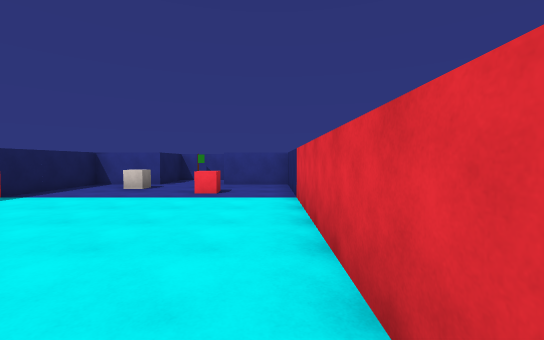
[1] (above)

18 first-person views from a walk through a Unity game level. The camera is 1.5 m above the floor, tilts 2° down and sees 90° across. The floor is counted in squares, 2 m on a side. Each view is taken from the middle of a square. On the plan, view 1 faces up. The plan holds only what a view shows up to about 10 squares ahead; the rest is blank. The player character is not drawn. Surface patterns are stand-ins for the level's own textures.

[2]
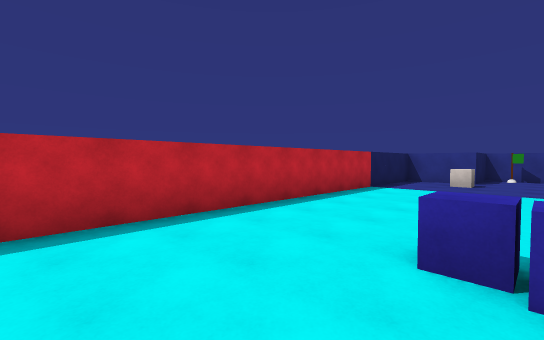

[3]
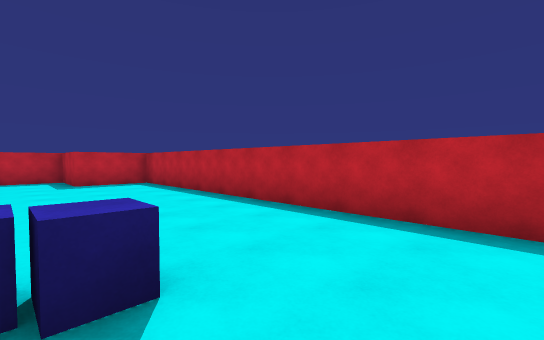

[4]
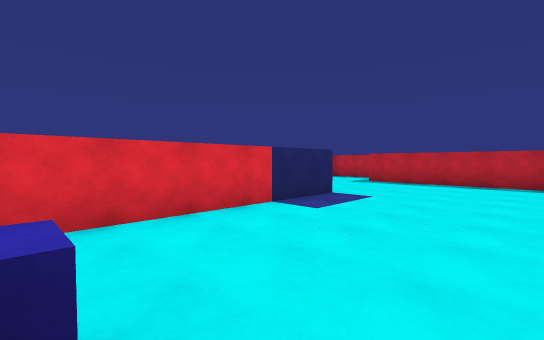

[5]
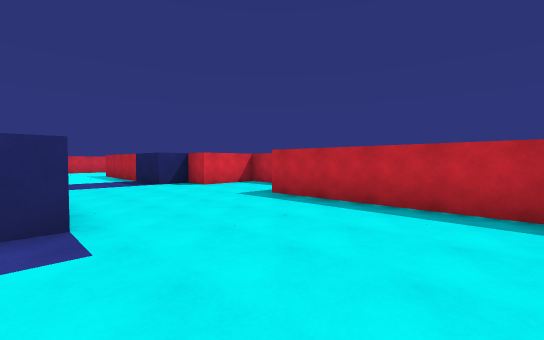

[6]
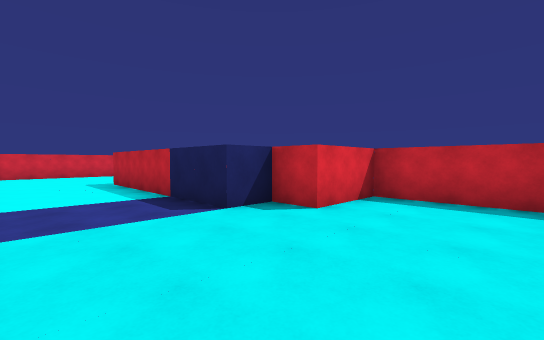

[7]
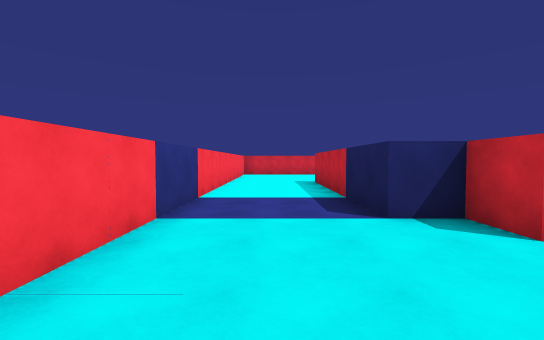

[8]
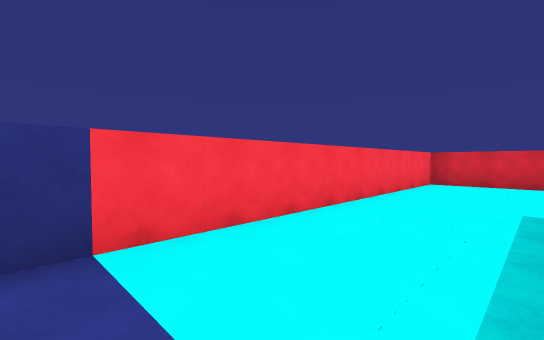

[9]
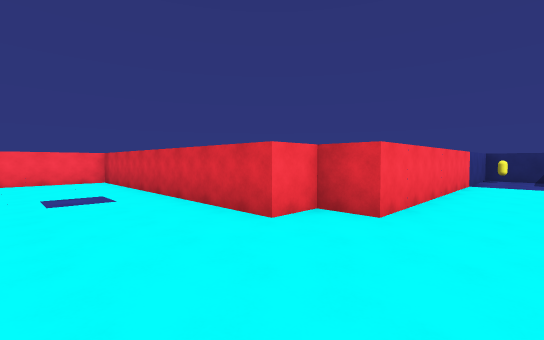

[10]
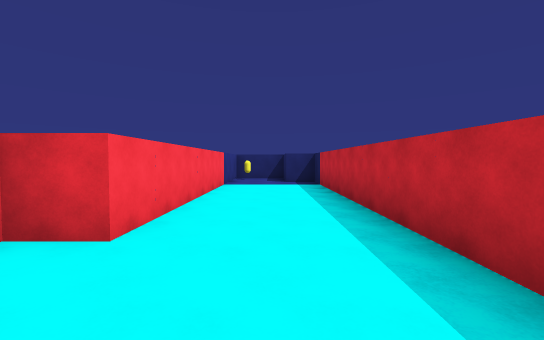

[11]
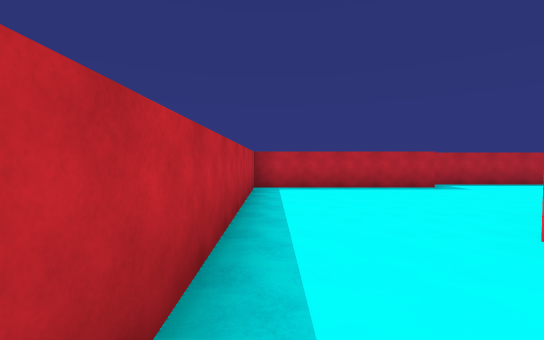

[12]
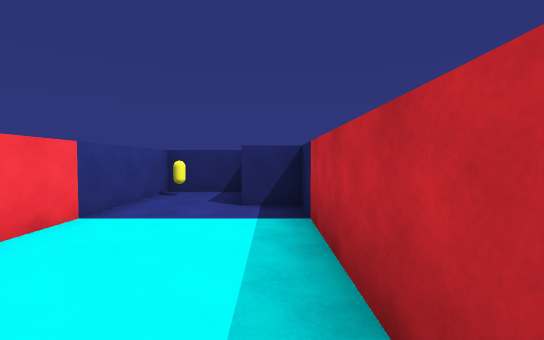

[13]
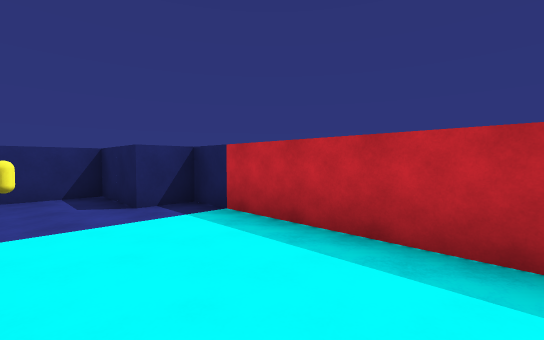

[14]
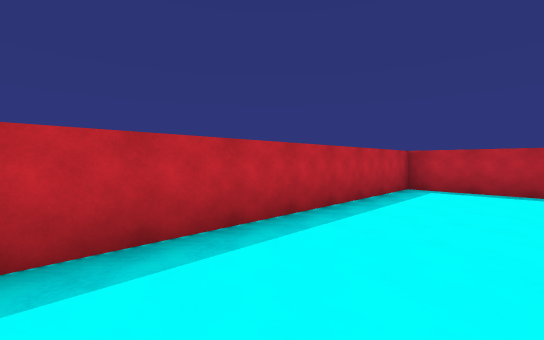

[15]
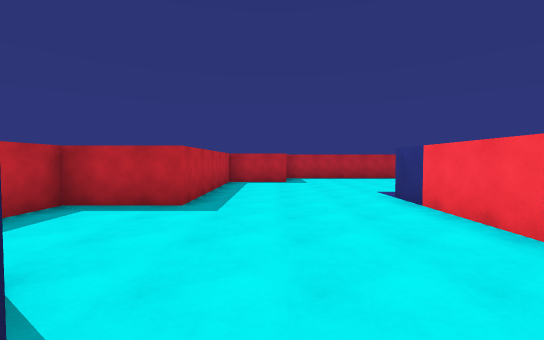

[16]
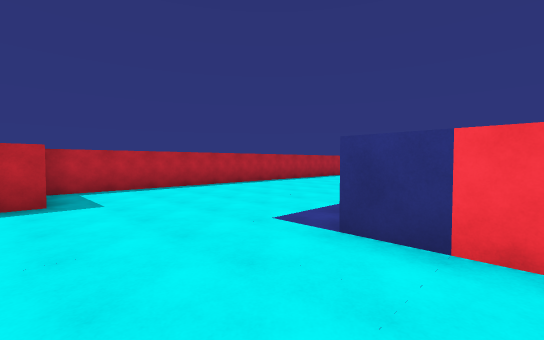

[17]
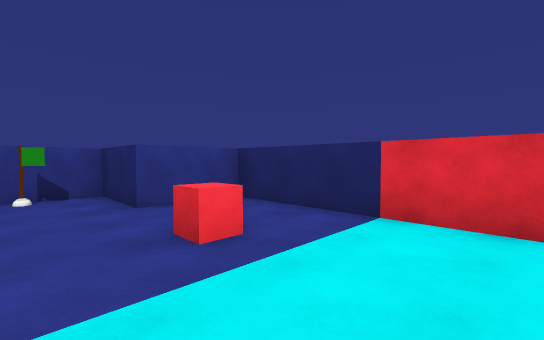

[18]
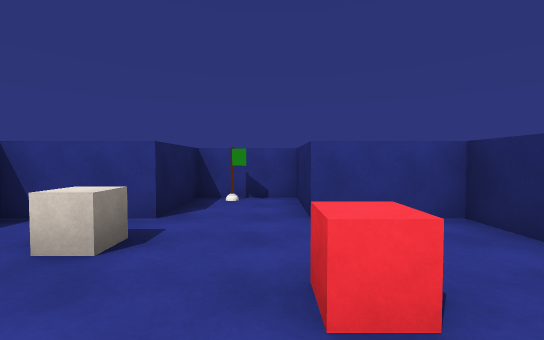

### Floor plan
Points are (right, up) in squares from view 1. A wall is a line through its corners. A room is listed if a view was taken in it or the views show most of it. See-through windows are left out.
Room 1 (views 1, 2, 3, 4, 5, 6, 7, 8, 9, 10, 11, 12, 13, 14, 15, 16, 17, 18)
walls: (12.5, -12.4) (12.5, -17.5) (24.5, -17.5) (24.5, -16.5) (26.5, -16.5) (26.5, -14.5) (17.5, -14.5) (17.5, -13.5) (16.5, -13.5) (16.5, -5.5) (0.5, -5.5) (0.5, 8.5) (-1.5, 8.5) (-1.5, 10.5) (-3.5, 10.5) (-3.5, 8.5) (-5.5, 8.5) (-5.5, -7.5) (-3.5, -7.5) (-3.5, -9.5) (1.5, -9.5) (1.5, -11.5) (4.5, -11.5) (4.5, -9.5) (5.5, -9.5) (5.5, -8.5) (11.5, -8.5) (11.5, -12)
objects: grey block (-4, 7); other object (-3, 10); other object (-2, 0); red cube (-2, 6); yellow capsule (26, -15)

Where each view was taken, in squares from view 1:
view 1: 0 up, 0 right, facing up
view 2: 2 down, 2 left, facing up-left
view 3: 2 up, 2 left, facing down-left
view 4: 0 up, 3 left, facing down-right
view 5: 5 down, 3 left, facing down-right
view 6: 6 down, 2 right, facing down-right
view 7: 7 down, 2 right, facing right
view 8: 8 down, 7 right, facing up-right
view 9: 16 down, 14 right, facing up-right
view 10: 16 down, 15 right, facing right
view 11: 17 down, 20 right, facing left
view 12: 17 down, 20 right, facing right
view 13: 15 down, 20 right, facing down-right
view 14: 15 down, 20 right, facing down-left
view 15: 8 down, 6 right, facing left
view 16: 8 down, 2 right, facing up-left
view 17: 4 up, 3 left, facing up-right
view 18: 5 up, 2 left, facing up
